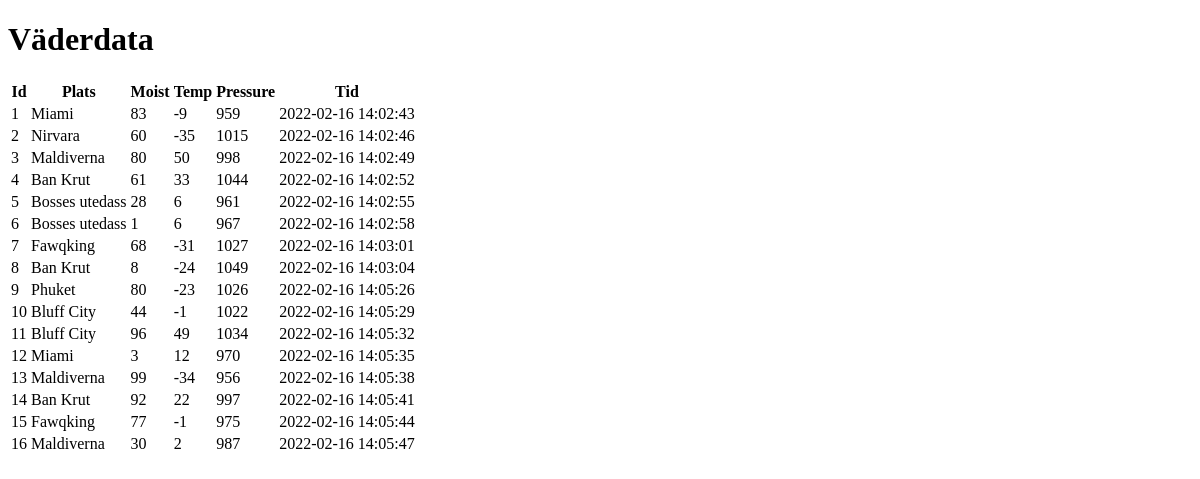
Page /data on the earlier database version.
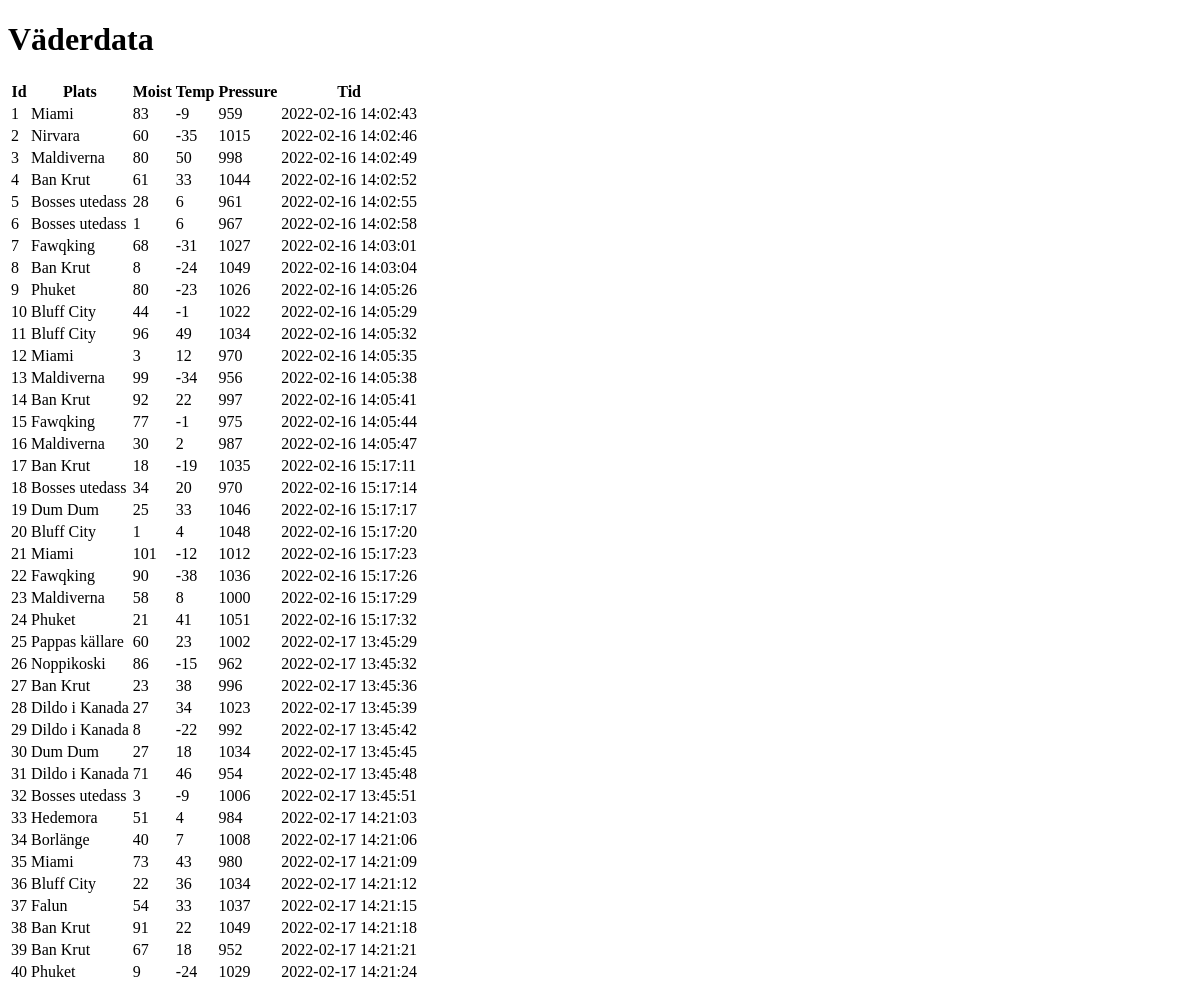
Same page on the later database version.
### tables this page shows
CREATE TABLE WeatherData (
    id INTEGER PRIMARY KEY AUTOINCREMENT NOT NULL,
    Plats VARCHAR(30) NOT NULL,
    Moist VARCHAR(10),
    Temp VARCHAR(10),
    Pressure VARCHAR(10),
    Tid TIMESTAMP DEFAULT CURRENT_TIMESTAMP
);

### labb_4.py (the view)
@app.route('/data') # vad som händer när man besöker url data
def data():
    conn = sqlite3.connect('database.db')
    c = conn.cursor()
    c.execute('''SELECT * FROM WeatherDATA''')
    data = c.fetchall() # tar all data från WeatherData och sparar i variabeln data
    return render_template("weather.html", data=data) #laddar in HTML-template "weather" med datan

### templates/weather.html (shortened to what this page needs)
<!DOCTYPE html>
<html lang="en">
<head>
</head>
<body>
    <h1>Väderdata</h1>
        <p>
            <table>
                <tr>
                <th>Id</th>
                <th>Plats</th>
                <th>Moist</th>
                <th>Temp</th>
                <th>Pressure</th>
                <th>Tid</th>
                </tr>
                {% for row in data %}
                <tr>
                <td>{{ row[0] }}</td>
                <td>{{ row[1] }}</td>
                <td>{{ row[2] }}</td>
                <td>{{ row[3] }}</td>
                <td>{{ row[4] }}</td>
                <td>{{ row[5] }}</td>
                </tr>
                {% endfor %}
            </table>
        </p>
</body>
</html>

Differences in the rows shown:
added WeatherData: id "17", Plats "Ban Krut", Moist "18", Temp "-19", Pressure "1035", Tid "2022-02-16 15:17:11"
added WeatherData: id "18", Plats "Bosses utedass", Moist "34", Temp "20", Pressure "970", Tid "2022-02-16 15:17:14"
added WeatherData: id "19", Plats "Dum Dum", Moist "25", Temp "33", Pressure "1046", Tid "2022-02-16 15:17:17"
added WeatherData: id "20", Plats "Bluff City", Moist "1", Temp "4", Pressure "1048", Tid "2022-02-16 15:17:20"
added WeatherData: id "21", Plats "Miami", Moist "101", Temp "-12", Pressure "1012", Tid "2022-02-16 15:17:23"
added WeatherData: id "22", Plats "Fawqking", Moist "90", Temp "-38", Pressure "1036", Tid "2022-02-16 15:17:26"
added WeatherData: id "23", Plats "Maldiverna", Moist "58", Temp "8", Pressure "1000", Tid "2022-02-16 15:17:29"
added WeatherData: id "24", Plats "Phuket", Moist "21", Temp "41", Pressure "1051", Tid "2022-02-16 15:17:32"
added WeatherData: id "25", Plats "Pappas källare", Moist "60", Temp "23", Pressure "1002", Tid "2022-02-17 13:45:29"
added WeatherData: id "26", Plats "Noppikoski", Moist "86", Temp "-15", Pressure "962", Tid "2022-02-17 13:45:32"
added WeatherData: id "27", Plats "Ban Krut", Moist "23", Temp "38", Pressure "996", Tid "2022-02-17 13:45:36"
added WeatherData: id "28", Plats "Dildo i Kanada", Moist "27", Temp "34", Pressure "1023", Tid "2022-02-17 13:45:39"
added WeatherData: id "29", Plats "Dildo i Kanada", Moist "8", Temp "-22", Pressure "992", Tid "2022-02-17 13:45:42"
added WeatherData: id "30", Plats "Dum Dum", Moist "27", Temp "18", Pressure "1034", Tid "2022-02-17 13:45:45"
added WeatherData: id "31", Plats "Dildo i Kanada", Moist "71", Temp "46", Pressure "954", Tid "2022-02-17 13:45:48"
added WeatherData: id "32", Plats "Bosses utedass", Moist "3", Temp "-9", Pressure "1006", Tid "2022-02-17 13:45:51"
added WeatherData: id "33", Plats "Hedemora", Moist "51", Temp "4", Pressure "984", Tid "2022-02-17 14:21:03"
added WeatherData: id "34", Plats "Borlänge", Moist "40", Temp "7", Pressure "1008", Tid "2022-02-17 14:21:06"
added WeatherData: id "35", Plats "Miami", Moist "73", Temp "43", Pressure "980", Tid "2022-02-17 14:21:09"
added WeatherData: id "36", Plats "Bluff City", Moist "22", Temp "36", Pressure "1034", Tid "2022-02-17 14:21:12"
added WeatherData: id "37", Plats "Falun", Moist "54", Temp "33", Pressure "1037", Tid "2022-02-17 14:21:15"
added WeatherData: id "38", Plats "Ban Krut", Moist "91", Temp "22", Pressure "1049", Tid "2022-02-17 14:21:18"
added WeatherData: id "39", Plats "Ban Krut", Moist "67", Temp "18", Pressure "952", Tid "2022-02-17 14:21:21"
added WeatherData: id "40", Plats "Phuket", Moist "9", Temp "-24", Pressure "1029", Tid "2022-02-17 14:21:24"
